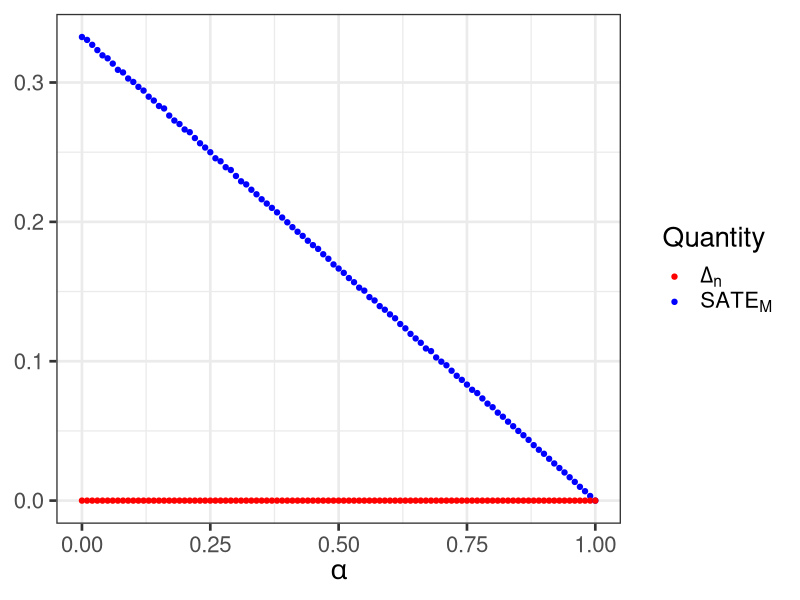

This figure's R source:
## ---- chunk 1
library(glue)
library(magrittr)
library(tidyverse)

# Simulate in a population of 1,000,000.
pop_size <- 1e6

# Fix random seed.
set.seed(0)

# Print three digits only.
options(digits = 3)

# Set the ggplot theme.
theme_set(theme_bw(base_size = 20))

# Output results at the end of the chunk.
knitr::opts_chunk$set(results = "hold")
## ---- chunk 2
case_2_book_of_life <- tibble(
  Y_b_1 = 1L,
  Y_w_1 = 1L,
  Z = rbinom(pop_size, 1, 1/2),
  M_b = if_else(Z == 1, 1L, rbinom(pop_size, 1, 1/2)),
  M_w = if_else(Z == 1, 1L, rbinom(pop_size, 1, 1/2)),
  M = if_else(Z == 1, M_b, M_w),
  Y = if_else(M == 1, if_else(Z == 1, Y_b_1, Y_w_1), 0L)
)

# Subset ignorability holds.
cat("## SUBSET IGNORABILITY HOLDS.\n")
case_2_book_of_life %>%
  filter(M == 1) %>%
  group_by(Z) %>%
  summarize(across(c(Y_b_1, Y_w_1), mean), .groups = "drop") %>%
  pivot_longer(
    c(Y_b_1, Y_w_1),
    names_to = "po",
    values_to = "mean"
  ) %>%
  arrange(po) %>%
  pmap_chr(
    glue,
    "For individuals with Z = { Z }, the mean of { po } is { format(mean) }.\n",
    .trim = FALSE
  ) %>%
  walk(cat)

# Sequential ignorability fails.
cat("\n## SEQUENTIAL IGNORABILITY FAILS.\n")
case_2_book_of_life %>%
  group_by(Z) %>%
  summarize(across(c(M_b, M_w), mean), .groups = "drop") %>%
  pivot_longer(
    c(M_b, M_w),
    names_to = "po",
    values_to = "mean"
  ) %>%
  arrange(po) %>%
  pmap_chr(
    glue,
    "For individuals with Z = { Z }, the mean of { po } is { format(mean) }.\n",
    .trim = FALSE
  ) %>%
  walk(cat)
## ---- chunk 3
case_3_book_of_life <- tibble(
  Z = rbinom(pop_size, 1, 1/2),
  M = 1L,
  Y_b_1 = if_else(Z == 1, 1L, rbinom(pop_size, 1, 1/2)),
  Y_w_1 = if_else(Z == 1, 0L, rbinom(pop_size, 1, 1/2)),
  Y = if_else(M == 1, if_else(Z == 1, Y_b_1, Y_w_1), 0L)
)

# Δ_n is a consistent estimator.
cat("## Δ_n IS A CONSISTENT ESTIMATOR.\n")
SATE_M <- case_3_book_of_life %>%
  filter(M == 1) %>%
  with(mean(Y_b_1 - Y_w_1)) %>%
  format()
Delta_n <- case_3_book_of_life %>%
  filter(M == 1) %>%
  group_by(Z) %>%
  summarize(Y = mean(Y), .groups = "drop") %>%
  with(Y[Z == 1] - Y[Z == 0]) %>%
  format()
cat(glue(
  "The true SATE_M is { SATE_M } and Δ_n is { Delta_n }.\n",
  .trim = FALSE
))

# Subset ignorability holds.
cat("\n## SUBSET IGNORABILITY FAILS.\n")
case_3_book_of_life %>%
  filter(M == 1) %>%
  group_by(Z) %>%
  summarize(across(c(Y_b_1, Y_w_1), mean), .groups = "drop") %>%
  pivot_longer(
    c(Y_b_1, Y_w_1),
    names_to = "po",
    values_to = "mean"
  ) %>%
  arrange(po) %>%
  pmap_chr(
    glue,
    "For individuals with Z = { Z }, the mean of { po } is { format(mean) }.\n",
    .trim = FALSE
  ) %>%
  walk(cat)
## ---- chunk 4
gen_case_6_book_of_life <- function(alpha) {
  tibble(
    Z = rbinom(pop_size, 1, 1/2),
    M_b = 1L,
    M_w = rbinom(pop_size, 1, 1/2),
    Y_b_1 = 1L,
    Y_w_1 = if_else(M_w == 0, rbinom(pop_size, 1, alpha), 1L),
    M = if_else(Z == 1, M_b, M_w),
    Y = if_else(M == 1, if_else(Z == 1, Y_b_1, Y_w_1), 0L)
  )
}

extract_estimator_and_estimand <- function(book_of_life) {
  book_of_life %<>%
    filter(M == 1)

  SATE_M <- book_of_life %>%
    with(mean(Y_b_1 - Y_w_1))

  Delta_n <- book_of_life %>%
    group_by(Z) %>%
    summarize(Y = mean(Y), .groups = "drop") %>%
    with(Y[Z == 1] - Y[Z == 0])

  tibble(SATE_M = SATE_M, Delta_n = Delta_n)
}

# Do a grid search over alpha between 0 and 1, and plot the results.
seq(0, 1, length.out = 101) %>%
  map_dfr(compose(extract_estimator_and_estimand, gen_case_6_book_of_life)) %>%
  mutate(alpha = seq(0, 1, length.out = 101)) %>%
  pivot_longer(cols = c(SATE_M, Delta_n)) %>%
  ggplot(aes(x = alpha, y = value, color = name)) +
  scale_color_manual(
    values = c("red", "blue"),
    labels = c(expr(Delta[n]), expr(SATE[M]))
  ) +
  geom_point() +
  labs(
    x = expr(alpha),
    y = NULL,
    color = "Quantity"
  )
## ---- chunk 5
f_Z <- identity
f_Q <- identity

f_M <- function(z, q, u_M) {
  val <- (1 + z) * (((q == 1) + (z == 1 & q == 3) + (z == 0 & q == 2)) / 2)
  return(as.integer(u_M <= val))
}

f_Y <- function(z, m, q, u_Y) {
  val <- (1 + z) * ((q == 1) / 2)
  return(m * as.integer(u_Y <= val))
}

prop_b_1_book_of_life <- tibble(
  # Generate the exogenous variables.
  U_Z = rbinom(pop_size, 1, 1/2),
  U_Q = sample(1:4, pop_size, replace = TRUE),
  U_M = runif(pop_size),
  U_Y = runif(pop_size),

  # Generate the endogenous variables.
  Z = f_Z(U_Z),
  Q = f_Q(U_Q),
  M = f_M(Z, Q, U_M),
  Y = f_Y(Z, M, Q, U_Y),

  # Generate the potential outcomes.
  M_b = f_M(1L, Q, U_M),
  M_w = f_M(0L, Q, U_M),
  Y_b_1 = f_Y(1L, 1L, Q, U_Y),
  Y_w_1 = f_Y(0L, 1L, Q, U_Y)
)

# Mediator ignorability is violated.
cat("## MEDIATOR IGNORABILITY FAILS.\n")
prop_b_1_book_of_life %>%
  filter(M_b == 1) %>%
  group_by(Z, M_w) %>%
  summarize(mean = mean(Y_b_1), .groups = "drop") %>%
  pmap_chr(glue,
    "For individuals with Z = { Z }, M_b = 1, and M_w = { M_w }, ",
    "the probability that Y_b_1 = 1 is { format(mean) }.\n",
    .trim = FALSE
  ) %>%
  walk(cat)

# Subset ignorability holds.
cat("\n## SUBSET IGNORABILITY HOLDS.\n")
prop_b_1_book_of_life %>%
  filter(M == 1) %>%
  group_by(Z) %>%
  summarize(across(c(Y_b_1, Y_w_1), mean), .groups = "drop") %>%
  pivot_longer(
    c(Y_b_1, Y_w_1),
    names_to = "po",
    values_to = "mean"
  ) %>%
  arrange(po) %>%
  pmap_chr(
    glue,
    "For individuals with Z = { Z }, the mean of { po } is { format(mean) }.\n",
    .trim = FALSE
  ) %>%
  walk(cat)
